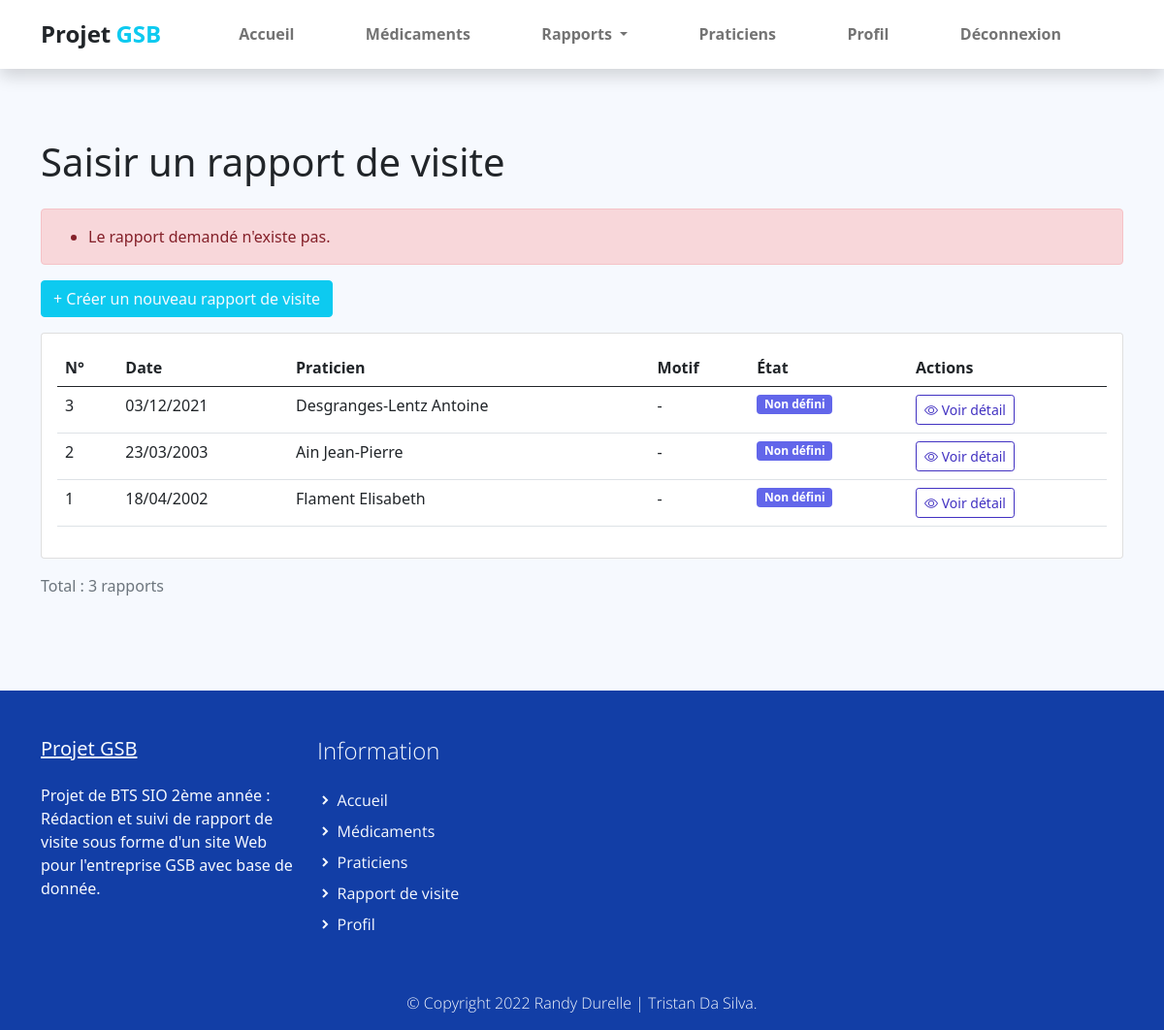
Before: /index.php?uc=rapports&action=detail&num=4 (signed in) with the older database file.
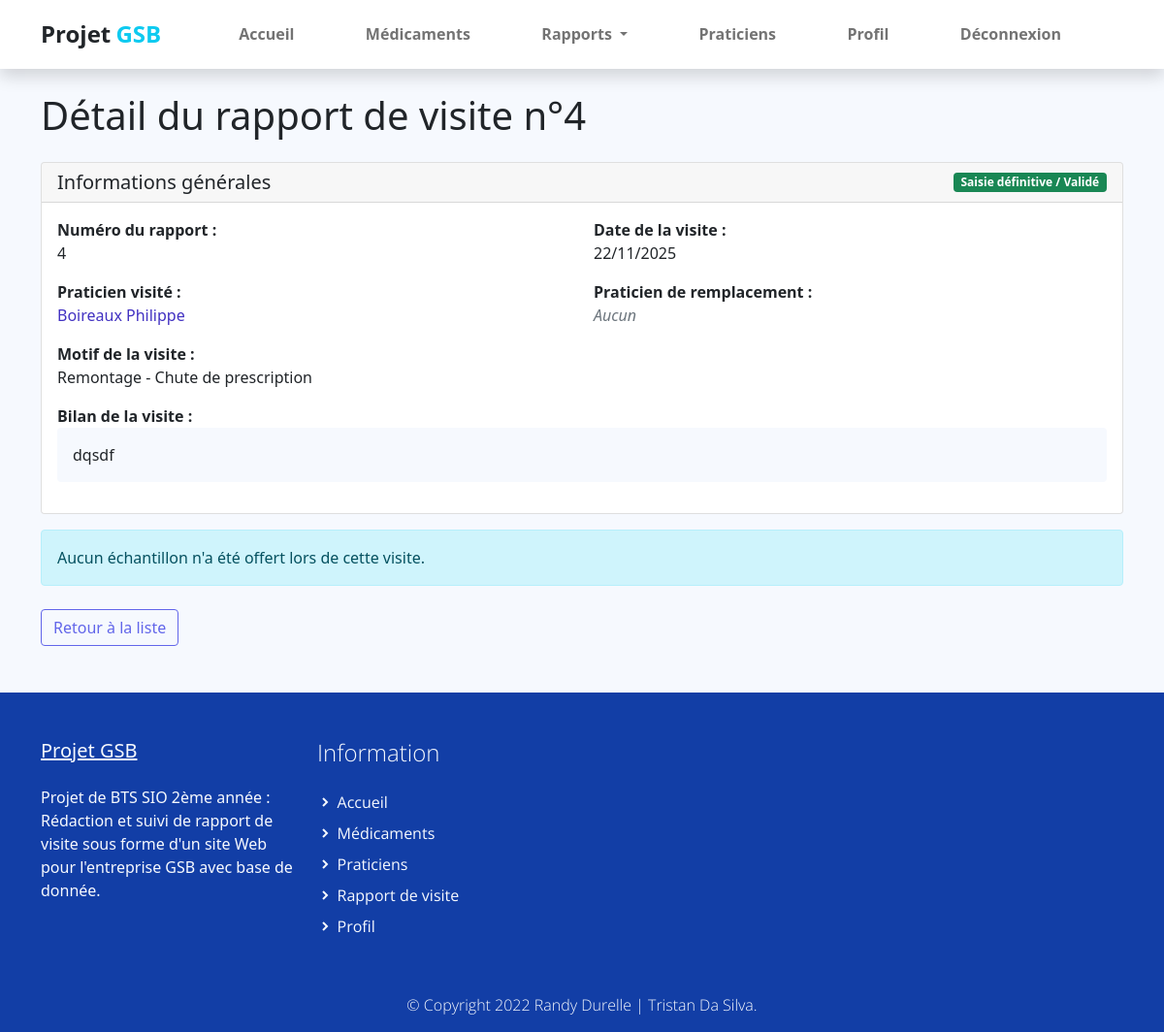
After: the same page with the newer database file.
### tables this page shows
CREATE TABLE IF NOT EXISTS `rapport_visite` (
  `VIS_MATRICULE` varchar(10) NOT NULL,
  `RAP_NUM` int(11) NOT NULL,
  `RAP_DATEVISITE` date DEFAULT NULL,
  `RAP_BILAN` varchar(255) DEFAULT NULL,
  `RAP_MOTIF` varchar(50) DEFAULT NULL,
  `ETAT_CODE` int(11) DEFAULT NULL,
  `MED_DEPOTLEGAL1` varchar(10) DEFAULT NULL,
  `MED_DEPOTLEGAL2` varchar(10) DEFAULT NULL,
  `MOT_CODE` int(11) DEFAULT NULL,
  `PRA_NUM` int(11) NOT NULL,
  PRIMARY KEY (`VIS_MATRICULE`,`RAP_NUM`),
  KEY `rapport_visite_praticien_remp_FK` (`PRA_NUM`),
  KEY `rapport_visite_motif_FK` (`MOT_CODE`),
  KEY `rapport_visite_etat_FK` (`ETAT_CODE`),
  KEY `rapport_visite_medicament1_FK` (`MED_DEPOTLEGAL1`),
  KEY `rapport_visite_medicament2_FK` (`MED_DEPOTLEGAL2`)
);

CREATE TABLE IF NOT EXISTS `praticien` (
  `PRA_NUM` int(11) NOT NULL,
  `PRA_PRENOM` varchar(30) DEFAULT NULL,
  `PRA_NOM` varchar(30) DEFAULT NULL,
  `PRA_ADRESSE` varchar(50) DEFAULT NULL,
  `PRA_CP` varchar(5) DEFAULT NULL,
  `PRA_VILLE` varchar(25) DEFAULT NULL,
  `PRA_COEFNOTORIETE` float DEFAULT NULL,
  `TYP_CODE` varchar(3) NOT NULL,
  PRIMARY KEY (`PRA_NUM`),
  KEY `praticien_type_praticien0_FK` (`TYP_CODE`)
);

CREATE TABLE IF NOT EXISTS `etat` (
  `ETAT_CODE` int(11) NOT NULL,
  `ETAT_LIBELLE` varchar(50) NOT NULL,
  PRIMARY KEY (`ETAT_CODE`)
);

CREATE TABLE IF NOT EXISTS `motif_visite` (
  `MOT_CODE` int(11) NOT NULL,
  `MOT_LIBELLE` varchar(50) NOT NULL,
  PRIMARY KEY (`MOT_CODE`)
);

### modele/rapport.modele.inc.php (called while the page is built, shortened)
<?php
function getRapportsParVisiteur($matricule)
{
    try {
        $pdo = connexionPDO();
        $sql = 'SELECT r.*, p.PRA_NOM, p.PRA_PRENOM, m.MOT_LIBELLE, e.ETAT_LIBELLE
                FROM rapport_visite r
                INNER JOIN praticien p ON r.PRA_NUM = p.PRA_NUM
                LEFT JOIN motif_visite m ON r.MOT_CODE = m.MOT_CODE
                LEFT JOIN etat e ON r.ETAT_CODE = e.ETAT_CODE
                WHERE r.VIS_MATRICULE = :matricule
                ORDER BY r.RAP_DATEVISITE DESC, r.RAP_NUM DESC';
        $stmt = $pdo->prepare($sql);
        $stmt->bindValue(':matricule', $matricule, PDO::PARAM_STR);
        $stmt->execute();
        return $stmt->fetchAll(PDO::FETCH_ASSOC);
    } catch (PDOException $e) {
        print "Erreur ! : " . $e->getMessage();
        die();
    }
}
function getRapportVisite($matricule, $numRapport)
{
    try {
        $pdo = connexionPDO();
        $sql = 'SELECT r.*, p.PRA_NOM, p.PRA_PRENOM,
                       m.MOT_LIBELLE, e.ETAT_LIBELLE,
                       med1.MED_NOMCOMMERCIAL as MED1_NOM,
                       med2.MED_NOMCOMMERCIAL as MED2_NOM
                FROM rapport_visite r
                INNER JOIN praticien p ON r.PRA_NUM = p.PRA_NUM
                LEFT JOIN motif_visite m ON r.MOT_CODE = m.MOT_CODE
                LEFT JOIN etat e ON r.ETAT_CODE = e.ETAT_CODE
                LEFT JOIN medicament med1 ON r.MED_DEPOTLEGAL1 = med1.MED_DEPOTLEGAL
                LEFT JOIN medicament med2 ON r.MED_DEPOTLEGAL2 = med2.MED_DEPOTLEGAL
                WHERE r.VIS_MATRICULE = :matricule AND r.RAP_NUM = :num';
        $stmt = $pdo->prepare($sql);
        $stmt->bindValue(':matricule', $matricule, PDO::PARAM_STR);
        $stmt->bindValue(':num', $numRapport, PDO::PARAM_INT);
        $stmt->execute();
        return $stmt->fetch(PDO::FETCH_ASSOC);
    } catch (PDOException $e) {
        print "Erreur ! : " . $e->getMessage();
        die();
    }
}

### vues/v_listeRapports.php (the view, shortened to what the changed rows need)
<section class="py-5">
<div class="container mt-4 mb-5">
    <h1 class="mb-4">Saisir un rapport de visite</h1>
    <?php if (!empty($erreurs)) : ?>
        <div class="alert alert-danger">
            <ul class="mb-0">
                <?php foreach ($erreurs as $err) : ?>
                    <li><?= htmlspecialchars($err) ?></li>
                <?php endforeach; ?>
            </ul>
        </div>
    <?php endif; ?>
    <div class="mb-3">
        <a href="index.php?uc=rapports&action=nouveau" class="btn btn-info text-light">
            + Créer un nouveau rapport de visite
        </a>
    </div>
    <?php if (empty($rapports)) : ?>
        <div class="alert alert-info">
            <p class="mb-0">Vous n'avez pas encore créé de rapport de visite.</p>
        </div>
    <?php else : ?>
        <div class="card">
            <div class="card-body">
                <div class="table-responsive">
                    <table class="table table-hover">
                        <thead>
                            <tr>
                                <th>N°</th>
                                <th>Date</th>
                                <th>Praticien</th>
                                <th>Motif</th>
                                <th>État</th>
                                <th>Actions</th>
                            </tr>
                        </thead>
                        <tbody>
                            <?php foreach ($rapports as $rap) : ?>
                                <tr>
                                    <td><?= htmlspecialchars($rap['RAP_NUM']) ?></td>
                                    <td>
                                        <?php
                                        if (!empty($rap['RAP_DATEVISITE'])) {
                                            $date = new DateTime($rap['RAP_DATEVISITE']);
                                            echo $date->format('d/m/Y');
                                        } else {
                                            echo '-';
                                        }
                                        ?>
                                    </td>
                                    <td><?= htmlspecialchars($rap['PRA_NOM'] . ' ' . $rap['PRA_PRENOM']) ?></td>
                                    <td><?= htmlspecialchars($rap['MOT_LIBELLE'] ?? '-') ?></td>
                                    <td>
                                        <?php
                                        $etatLibelle = $rap['ETAT_LIBELLE'] ?? 'Non défini';
                                        $badgeClass = 'bg-secondary';
                                        ?>
                                        <span class="badge <?= $badgeClass ?>">
                                            <?= htmlspecialchars($etatLibelle) ?>
                                        </span>
                                    </td>
                                    <td>
                                        <a href="index.php?uc=rapports&action=detail&num=<?= $rap['RAP_NUM'] ?>"
                                           class="btn btn-sm btn-outline-primary">
                                            <i class="bi bi-eye"></i> Voir détail
                                        </a>
                                    </td>
                                </tr>
                            <?php endforeach; ?>
                        </tbody>
                    </table>
                </div>
            </div>
        </div>
        <p class="text-muted mt-3">
            Total : <?= count($rapports) ?> rapport<?= count($rapports) > 1 ? 's' : '' ?>
        </p>
    <?php endif; ?>
    </div>
</section>

### vues/v_detailRapport.php (shortened to what the changed rows need)
<section class="container mt-4 mb-5">
    <h1 class="mb-4">Détail du rapport de visite n°<?= htmlspecialchars($rapport['RAP_NUM']) ?></h1>
    <div class="card mb-3">
        <div class="card-header d-flex justify-content-between align-items-center">
            <h2 class="h5 mb-0">Informations générales</h2>
            <?php
            $etatLibelle = $rapport['ETAT_LIBELLE'] ?? 'Non défini';
            $badgeClass = 'bg-secondary';
            if (strpos(strtolower($etatLibelle), 'cours') !== false) {
                $badgeClass = 'bg-warning text-dark';
            } elseif (strpos(strtolower($etatLibelle), 'valid') !== false || strpos(strtolower($etatLibelle), 'définitive') !== false) {
                $badgeClass = 'bg-success';
            } elseif (strpos(strtolower($etatLibelle), 'consult') !== false) {
                $badgeClass = 'bg-info';
            }
            ?>
            <span class="badge <?= $badgeClass ?>">
                <?= htmlspecialchars($etatLibelle) ?>
            </span>
        </div>
        <div class="card-body">
            <div class="row mb-3">
                <div class="col-md-6">
                    <strong>Numéro du rapport :</strong><br>
                    <?= htmlspecialchars($rapport['RAP_NUM']) ?>
                </div>
                <div class="col-md-6">
                    <strong>Date de la visite :</strong><br>
                    <?php
                    if (!empty($rapport['RAP_DATEVISITE'])) {
                        $date = new DateTime($rapport['RAP_DATEVISITE']);
                        echo $date->format('d/m/Y');
                    } else {
                        echo 'Non renseignée';
                    }
                    ?>
                </div>
            </div>
            <div class="row mb-3">
                <div class="col-md-6">
                    <strong>Praticien visité :</strong><br>
                    <a href="index.php?uc=rapports&action=detailPraticien&pra=<?= $rapport['PRA_NUM'] ?><?= (isset($retourNouveaux) && $retourNouveaux) ? '&retour=nouveaux' : '' ?>" class="text-decoration-none">
                        <?= htmlspecialchars($rapport['PRA_NOM'] . ' ' . $rapport['PRA_PRENOM']) ?>
                    </a>
                </div>
                <div class="col-md-6">
                    <strong>Praticien de remplacement :</strong><br>
                    <?php if (!empty($rapport['PRA_NUM_REMPLACANT']) && !empty($rapport['PRA_REMP_NOM'])) : ?>
                        <?= htmlspecialchars($rapport['PRA_REMP_NOM'] . ' ' . $rapport['PRA_REMP_PRENOM']) ?>
                    <?php else : ?>
                        <em class="text-muted">Aucun</em>
                    <?php endif; ?>
                </div>
            </div>
            <div class="row mb-3">
                <div class="col-md-6">
                    <strong>Motif de la visite :</strong><br>
                    <?= htmlspecialchars($rapport['MOT_LIBELLE'] ?? 'Non renseigné') ?>
                </div>
            </div>
            <div class="mb-3">
                <strong>Bilan de la visite :</strong><br>
                <div class="p-3 bg-light rounded">
                    <?= nl2br(htmlspecialchars($rapport['RAP_BILAN'] ?? 'Non renseigné')) ?>
                </div>
            </div>
        </div>
    </div>
    <?php if (!empty($echantillons)) : ?>
        <div class="card mb-3">
            <div class="card-header">
                <h2 class="h5 mb-0">Échantillons offerts</h2>
            </div>
            <div class="card-body">
                <div class="table-responsive">
                    <table class="table table-sm">
                        <thead>
                            <tr>
                                <th>Médicament</th>
                                <th>Dépôt légal</th>
                                <th class="text-end">Quantité</th>
                            </tr>
                        </thead>
                        <tbody>
                            <?php foreach ($echantillons as $ech) : ?>
                                <tr>
                                    <td><?= htmlspecialchars($ech['MED_NOMCOMMERCIAL']) ?></td>
                                    <td>
                                        <?= htmlspecialchars($ech['MED_DEPOTLEGAL']) ?>
                                    </td>
                                    <td class="text-end">
                                        <span class="badge bg-secondary">
                                            <?= htmlspecialchars($ech['OFF_QTE']) ?>
                                        </span>
                                    </td>
                                </tr>
                            <?php endforeach; ?>
                        </tbody>
                    </table>
                </div>
            </div>
        </div>
    <?php else : ?>
        <div class="alert alert-info">
            <p class="mb-0">Aucun échantillon n'a été offert lors de cette visite.</p>
        </div>
    <?php endif; ?>
    <div class="mt-4">
        <?php if (isset($retourNouveaux) && $retourNouveaux) : ?>
            <a href="index.php?uc=rapports&action=marquer_lu_et_retour&mat=<?= $rapport['VIS_MATRICULE'] ?>&num=<?= $rapport['RAP_NUM'] ?>" class="btn btn-outline-secondary">
                Retour à la liste des nouveaux rapports
            </a>
        <?php else : ?>
            <a href="index.php?uc=rapports&action=liste" class="btn btn-outline-secondary">
                Retour à la liste
            </a>
        <?php endif; ?>
    </div>
</section>

Changed rows visible on the page:
no longer on this page (row edited): rapport_visite: RAP_NUM "3", RAP_DATEVISITE "03/12/2021", PRA_NUM.PRA_PRENOM "Desgranges-Lentz Antoine", MOT_LIBELLE "-", etatLibelle "Non défini"
no longer on this page (row unchanged): rapport_visite: RAP_NUM "2", RAP_DATEVISITE "23/03/2003", PRA_NUM.PRA_PRENOM "Ain Jean-Pierre", MOT_LIBELLE "-", etatLibelle "Non défini"
no longer on this page (row edited): rapport_visite: RAP_NUM "1", RAP_DATEVISITE "18/04/2002", PRA_NUM.PRA_PRENOM "Flament Elisabeth", MOT_LIBELLE "-", etatLibelle "Non défini"
added rapport_visite: RAP_NUM "4", ETAT_CODE.ETAT_LIBELLE "Saisie définitive / Validé", RAP_DATEVISITE "22/11/2025", PRA_NUM.PRA_PRENOM "Boireaux Philippe", MOT_CODE.MOT_LIBELLE "Remontage - Chute de prescription", RAP_BILAN "dqsdf"
Other visible differences:
count($rapports): "3" → (not shown)
text no longer shown: "Saisir un rapport de visite + Créer un nouveau rapport de visite N° Date Praticien Motif État Actions Total : rapport s"
text now shown: "Détail du rapport de visite n° Informations générales Numéro du rapport : Date de la visite : Praticien visité : Praticien de remplacement : Aucun Motif de la visite : Bilan de la visite : Aucun échantillon n'a été offert lors de cette visite. Retour à la liste"
list line gone: "Le rapport demandé n'existe pas."
